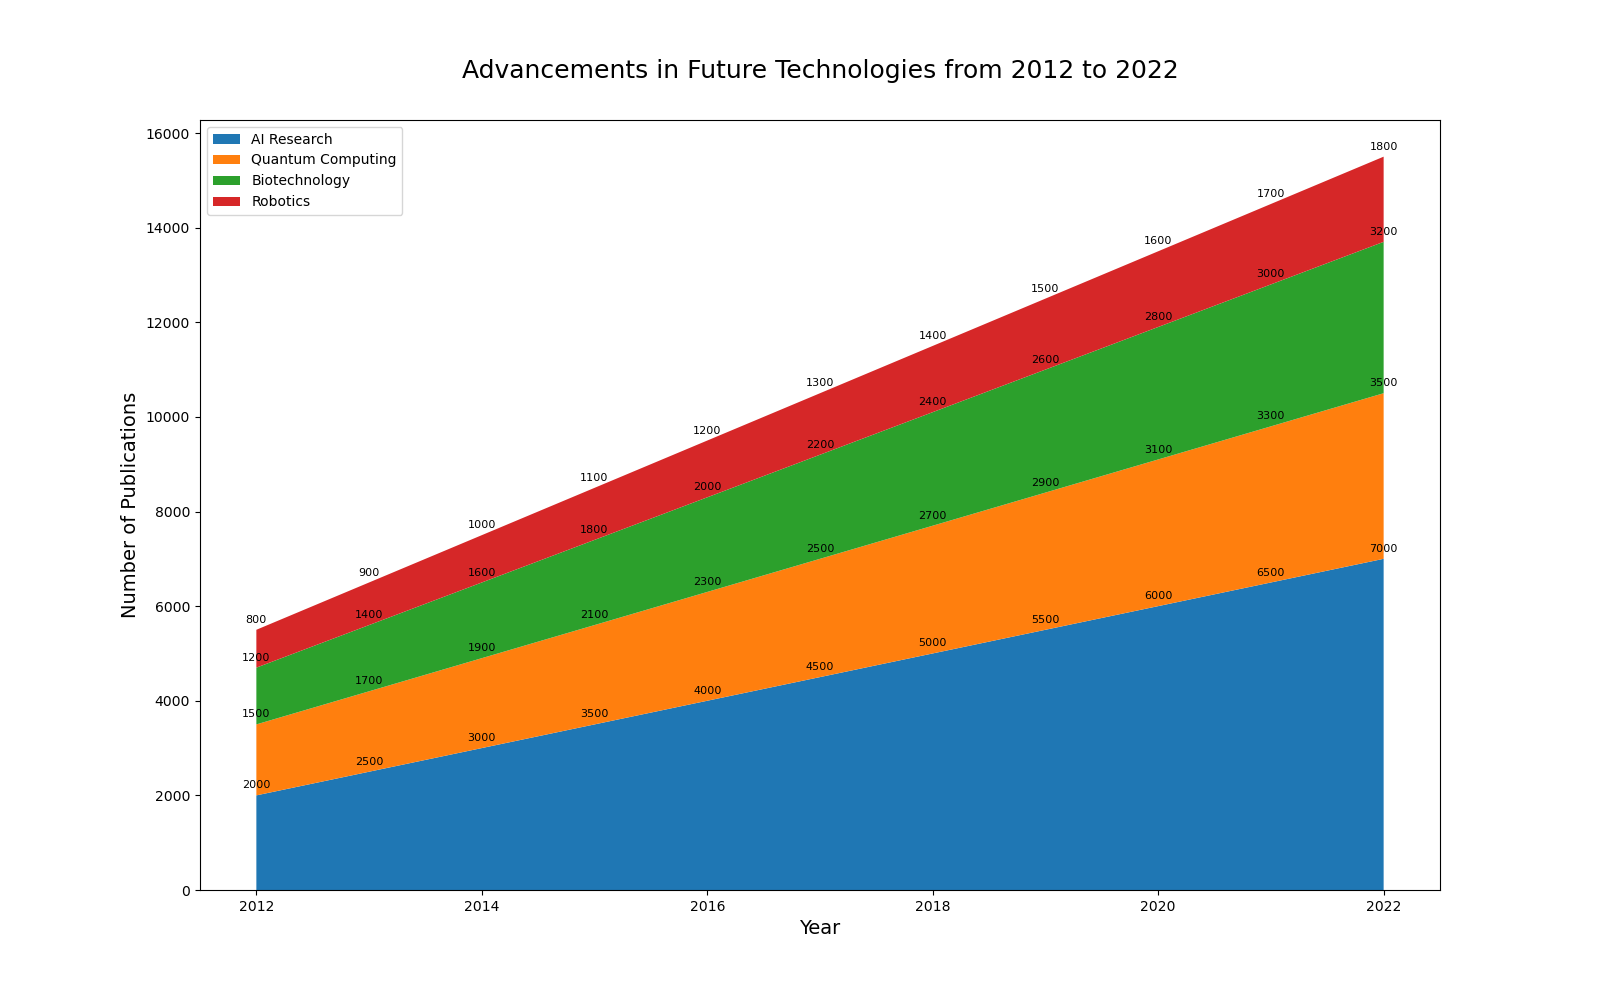

The Python source for this figure:

import matplotlib.pyplot as plt

# Data for stacked area chart
years = range(2012, 2023)
ai_research = [2000, 2500, 3000, 3500, 4000, 4500, 5000, 5500, 6000, 6500, 7000]
quantum_computing = [1500, 1700, 1900, 2100, 2300, 2500, 2700, 2900, 3100, 3300, 3500]
biotechnology = [1200, 1400, 1600, 1800, 2000, 2200, 2400, 2600, 2800, 3000, 3200]
robotics = [800, 900, 1000, 1100, 1200, 1300, 1400, 1500, 1600, 1700, 1800]

# Plot
plt.figure(figsize=(16, 10))  # Change width and height of the chart
plt.stackplot(years, ai_research, quantum_computing, biotechnology, robotics, 
              colors=['#1f77b4', '#ff7f0e', '#2ca02c', '#d62728'])

# Customize the plot
plt.title('Advancements in Future Technologies from 2012 to 2022', fontsize=18, pad=30)
plt.xlabel('Year', fontsize=14)
plt.ylabel('Number of Publications', fontsize=14)
plt.legend(['AI Research', 'Quantum Computing', 'Biotechnology', 'Robotics'], loc='upper left')

# Annotation
for i, y in enumerate(years):
    plt.annotate(f'{ai_research[i]}', (y, ai_research[i]), textcoords="offset points", xytext=(0,5), ha='center', fontsize=8)
    plt.annotate(f'{quantum_computing[i]}', (y, ai_research[i] + quantum_computing[i]), textcoords="offset points", xytext=(0,5), ha='center', fontsize=8)
    plt.annotate(f'{biotechnology[i]}', (y, ai_research[i] + quantum_computing[i] + biotechnology[i]), textcoords="offset points", xytext=(0,5), ha='center', fontsize=8)
    plt.annotate(f'{robotics[i]}', (y, ai_research[i] + quantum_computing[i] + biotechnology[i] + robotics[i]), textcoords="offset points", xytext=(0,5), ha='center', fontsize=8)

plt.show()
